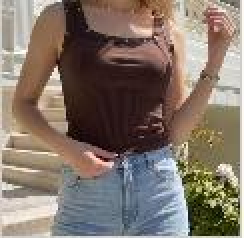
#> input picture scratch_uploaded.jpg, 122 x 119 px (shown 2 times larger)
$ python -i vision_engine.py   (imports and definitions only)
#> lines starting #> are read from the running program, lines starting #| are printed output that depends on the picture
"""Local, fully-offline machine-learning features for the Personal Stylist API."""
from __future__ import annotations

import base64
import binascii
import random
import threading
from typing import Any

import numpy as np
from sklearn.cluster import KMeans
from sklearn.metrics.pairwise import cosine_similarity

try:
    import cv2
    _HAS_CV2 = True
except ImportError:
    _HAS_CV2 = False

try:
    import torch
    import torch.nn as nn
    _HAS_TORCH = True
except ImportError:
    _HAS_TORCH = False


# Expanded categories
CATEGORIES = ["Tops", "Bottoms", "Dresses", "Shoes", "Outerwear", "Bags"]


# ---------------------------------------------------------------------------
# Shared: image decoding
# ---------------------------------------------------------------------------
# [42 lines left out: function _decode_image, not called in this run]


def _largest_foreground_contour(img_bgr: np.ndarray):
    gray = cv2.cvtColor(img_bgr, cv2.COLOR_BGR2GRAY)
    blurred = cv2.GaussianBlur(gray, (5, 5), 0)
    _, raw_mask = cv2.threshold(blurred, 0, 255, cv2.THRESH_BINARY_INV + cv2.THRESH_OTSU)
    contours, _ = cv2.findContours(raw_mask, cv2.RETR_EXTERNAL, cv2.CHAIN_APPROX_SIMPLE)
    if not contours:
        return None, raw_mask
    largest = max(contours, key=cv2.contourArea)
    if cv2.contourArea(largest) < (img_bgr.shape[0] * img_bgr.shape[1]) * 0.02:
        return None, raw_mask
    filled = np.zeros_like(raw_mask)
    cv2.drawContours(filled, [largest], -1, 255, thickness=cv2.FILLED)
    return cv2.boundingRect(largest), filled


# ---------------------------------------------------------------------------
# 1) Image Auto-tagging Engine
# ---------------------------------------------------------------------------
if _HAS_TORCH:

    class GarmentClassifier(nn.Module):
        # [7 lines left out: function __init__, not called in this run]

        def forward(self, x):
            return self.net(x)

    _FEATURE_SCALE = np.array([2.5, 1.0, 1.0, 1.0], dtype=np.float32)

    def _band_width(mask: np.ndarray, row_start: float, row_end: float) -> float:
        h, w = mask.shape
        r0, r1 = int(h * row_start), max(int(h * row_end), int(h * row_start) + 1)
        band = mask[r0:r1, :]
        if band.size == 0 or band.max() == 0:
            return 0.0
        cols = np.where(band.max(axis=0) > 0)[0]
        return float(cols.max() - cols.min() + 1) / w if len(cols) else 0.0

    def _silhouette_features(img_bgr: np.ndarray) -> np.ndarray:
        _, mask = _largest_foreground_contour(img_bgr)
        h, w = mask.shape
        ys, xs = np.where(mask > 0)
        if len(xs) < 10:
            return np.zeros(4, dtype=np.float32)
        bbox_w, bbox_h = xs.max() - xs.min() + 1, ys.max() - ys.min() + 1
        aspect_ratio = bbox_h / max(bbox_w, 1)
        fill_ratio = len(xs) / max(bbox_w * bbox_h, 1)
        top_w, bot_w = _band_width(mask, 0.05, 0.20), _band_width(mask, 0.75, 0.95)
        taper = (bot_w - top_w) / max(top_w, bot_w, 1e-3)
        lower_band = mask[int(h * 0.55):int(h * 0.9), :]
        gap_ratio = 0.0
        if lower_band.size:
            col_has_fg = lower_band.max(axis=0) > 0
            fg_cols = np.where(col_has_fg)[0]
            if len(fg_cols) > 4:
                span = fg_cols.max() - fg_cols.min() + 1
                filled_cols = col_has_fg[fg_cols.min():fg_cols.max() + 1].sum()
                gap_ratio = float(span - filled_cols) / span
        return np.array([aspect_ratio, fill_ratio, gap_ratio, taper], dtype=np.float32)

    def _scaled_features(img_bgr: np.ndarray) -> np.ndarray:
        return _silhouette_features(img_bgr) / _FEATURE_SCALE

    def _draw_top(draw, size, cx, body_w, color) -> None:
        top, bottom = int(size * 0.15), int(size * 0.62)
        draw.rectangle([cx - body_w // 2, top, cx + body_w // 2, bottom], fill=color)

    def _draw_bottom(draw, size, cx, body_w, color) -> None:
        waist_top, waist_bot, hem = int(size * 0.15), int(size * 0.32), int(size * 0.9)
        gap = int(body_w * 0.16)
        draw.rectangle([cx - body_w // 2, waist_top, cx + body_w // 2, waist_bot], fill=color)
        draw.rectangle([cx - body_w // 2, waist_bot, cx - gap // 2, hem], fill=color)
        draw.rectangle([cx + gap // 2, waist_bot, cx + body_w // 2, hem], fill=color)

    def _draw_dress(draw, size, cx, body_w, color) -> None:
        top_w, top, hem = int(body_w * 0.46), int(size * 0.12), int(size * 0.92)
        draw.polygon([(cx - top_w // 2, top), (cx + top_w // 2, top), (cx + body_w // 2, hem), (cx - body_w // 2, hem)], fill=color)

    def _draw_shoes(draw, size, cx, body_w, color) -> None:
        # Footwear is wider horizontally or has lower aspect ratio
        draw.rectangle([cx - int(body_w * 0.6), int(size * 0.5), cx + int(body_w * 0.6), int(size * 0.8)], fill=color)

    def _draw_bag(draw, size, cx, body_w, color) -> None:
        top, bottom = int(size * 0.45), int(size * 0.85)
        draw.rectangle([cx - int(body_w * 0.5), top, cx + int(body_w * 0.5), bottom], fill=color)
        draw.arc([cx - int(body_w * 0.3), top - 20, cx + int(body_w * 0.3), top + 10], 180, 360, fill=color, width=3)

    _DRAW_FN = {
        "Tops": _draw_top,
        "Bottoms": _draw_bottom,
        "Dresses": _draw_dress,
        "Shoes": _draw_shoes,
        "Outerwear": _draw_top,
        "Bags": _draw_bag
    }

    def _synthetic_sample(label: str, size: int = 160, rng: random.Random | None = None) -> np.ndarray:
        from PIL import Image, ImageDraw
        rng = rng or random
        img = Image.new("RGB", (size, size), (255, 255, 255))
        draw = ImageDraw.Draw(img)
        cx = size // 2 + rng.randint(-6, 6)
        body_w = rng.randint(int(size * 0.32), int(size * 0.56))
        color = tuple(rng.randint(15, 210) for _ in range(3))
        _DRAW_FN[label](draw, size, cx, body_w, color)
        img = img.rotate(rng.uniform(-4, 4), fillcolor=(255, 255, 255))
        arr = np.array(img).astype(np.int16)
        arr = np.clip(arr + np.random.randint(-8, 8, arr.shape), 0, 255).astype(np.uint8)
        return cv2.cvtColor(arr, cv2.COLOR_RGB2BGR)

    def _train_classifier(n_per_class: int = 100, epochs: int = 90, seed: int = 7) -> "GarmentClassifier":
        rng = random.Random(seed)
        X, y = [], []
        for label_idx, label in enumerate(CATEGORIES):
            for _ in range(n_per_class):
                X.append(_scaled_features(_synthetic_sample(label, rng=rng)))
                y.append(label_idx)
        xt = torch.tensor(np.stack(X))
        yt = torch.tensor(np.array(y, dtype=np.int64))
        model = GarmentClassifier()
        opt = torch.optim.Adam(model.parameters(), lr=0.02)
        model.train()
        for _ in range(epochs):
            opt.zero_grad()
            loss = torch.nn.functional.cross_entropy(model(xt), yt)
            loss.backward()
            opt.step()
        model.eval()
        return model

    _model_lock = threading.Lock()
    _model_cache: dict[str, Any] = {"model": None}

    def _get_model() -> "GarmentClassifier":
        if _model_cache["model"] is None:
            with _model_lock:
                if _model_cache["model"] is None:
                    _model_cache["model"] = _train_classifier()
        return _model_cache["model"]

    def _cnn_predict(img_bgr: np.ndarray) -> dict[str, Any]:
        model = _get_model()
        feats = _scaled_features(img_bgr)
        with torch.no_grad():
            logits = model(torch.tensor(feats, dtype=torch.float32).unsqueeze(0))
            probs = torch.softmax(logits, dim=1).squeeze(0).numpy()
        idx = int(np.argmax(probs))
        return {
            "category": CATEGORIES[idx],
            "confidence": round(float(probs[idx]), 3),
            "probabilities": {c: round(float(p), 3) for c, p in zip(CATEGORIES, probs)},
            "source": "pytorch-mlp",
        }

else:
    def _cnn_predict(img_bgr: np.ndarray) -> dict[str, Any] | None:
        return None


# [66 lines left out: functions _is_on_model, _heuristic_predict, classify_category, not called in this run]


# ---------------------------------------------------------------------------
# 2) Dominant color extraction - OpenCV decode + scikit-learn KMeans
# ---------------------------------------------------------------------------
NAMED_PALETTE = {
    "Black": (20, 18, 20), "White": (243, 240, 236), "Maroon": (122, 17, 40), "Red": (140, 26, 43),
    "Beige": (217, 206, 189), "Navy": (35, 42, 59), "Denim": (62, 86, 112), "Grey": (140, 136, 128),
    "Olive": (91, 92, 66), "Pink": (199, 144, 152), "Cream": (239, 231, 216), "Brown": (92, 66, 48),
    "Gold": (173, 138, 70), "Silver": (183, 179, 172), "Mustard": (176, 138, 52), "Green": (70, 90, 69),
}


# [99 lines left out: functions _nearest_named_color, extract_dominant_colors, not called in this run]


# ---------------------------------------------------------------------------
# 3) Outfit Matcher
# ---------------------------------------------------------------------------
FEATURE_CATEGORIES = ["Tops", "Bottoms", "Dresses", "Shoes", "Jewelry", "Bags", "Accessories", "Outerwear"]
FEATURE_COLORS = list(NAMED_PALETTE.keys()) + ["Ivory", "Tan", "Blue"]
FEATURE_PATTERNS = ["Solid", "Striped", "Floral", "Checked", "Printed", "Polka Dot", "Textured"]
FEATURE_STYLES = ["Casual", "Elegant", "Minimal", "Edgy", "Sporty", "Romantic", "Tailored", "Bold"]
FEATURE_FITS = ["Relaxed", "Fitted", "Oversized", "Tailored", "Regular"]
FEATURE_SEASONS = ["Summer", "Monsoon", "Winter", "All-season"]


def _one_hot(value: str, options: list[str]) -> list[float]:
    return [1.0 if value == opt else 0.0 for opt in options]


def _multi_hot(values: list[str], options: list[str]) -> list[float]:
    values = set(values or [])
    return [1.0 if opt in values else 0.0 for opt in options]


# [11 lines left out: function _item_vector, not called in this run]


def build_feature_matrix(items: list[dict[str, Any]]) -> np.ndarray:
    return np.array([_item_vector(it) for it in items], dtype=np.float32)


# [52 lines left out: functions compatibility_matrix, rank_compatible_items, engine_status, not called in this run]

>>> import cv2
>>> picture = cv2.cvtColor(cv2.imread('../scratch_uploaded.jpg'), cv2.COLOR_BGR2RGB)
>>> result = _cnn_predict(picture)
#> the loop in _train_classifier, `for label_idx, label in enumerate(CATEGORIES):` made 6 passes
#> pass 1, in _synthetic_sample, `img = img.rotate(rng.uniform(-4, 4), fillcolor=(255, 255, 255))`:
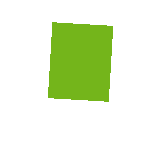
#> img: PIL image 160x160 RGB; mean R, G, B 229.8, 241.6, 213.7
#> (the run stopped early here; a loop or call above may not have finished)
